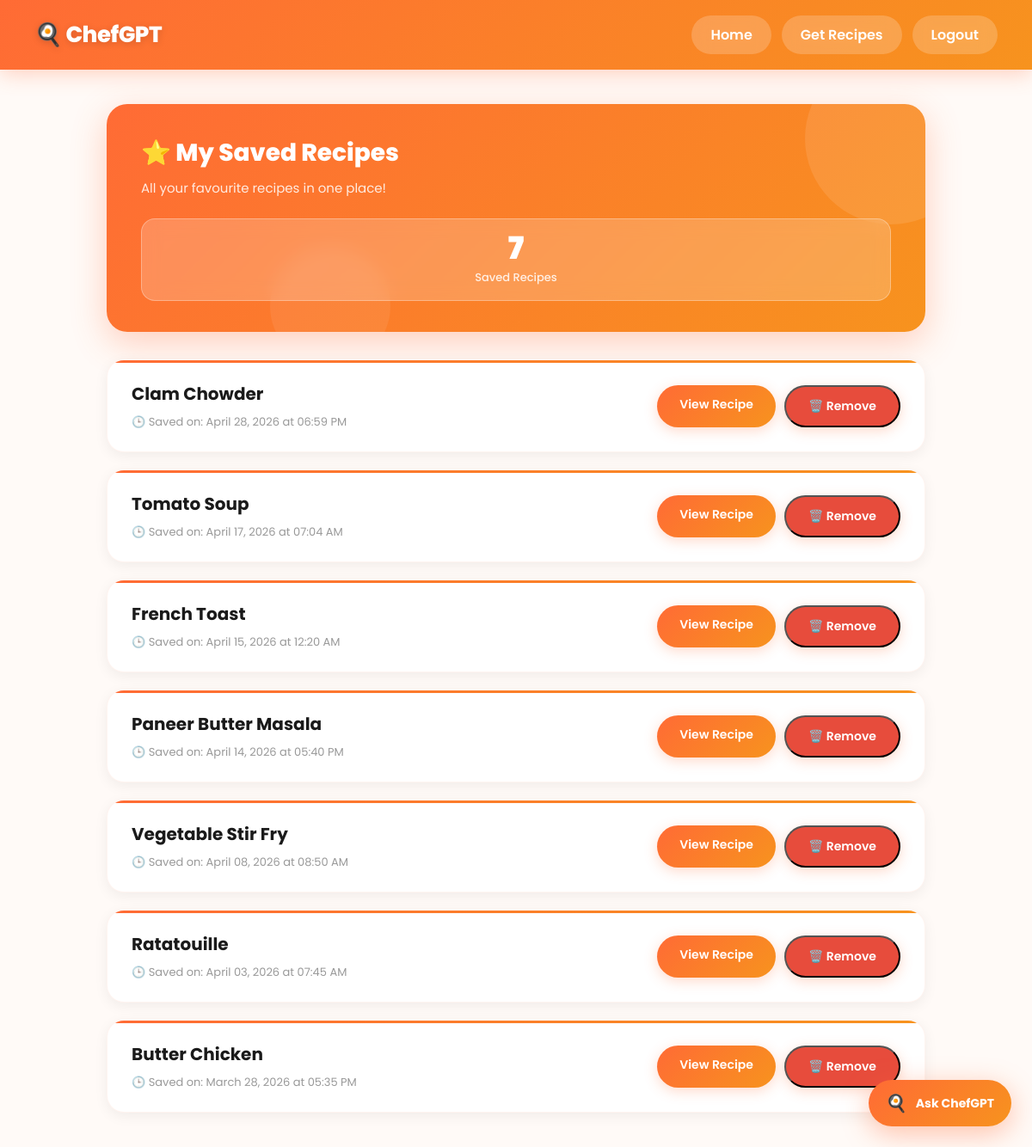
The page /saved-recipes (signed in) on the database its author committed.
### app.py (models this page shows)
class SavedRecipe(db.Model):
    __tablename__ = 'saved_recipes'
    id = db.Column(db.Integer, primary_key=True)
    user_id = db.Column(db.Integer, db.ForeignKey('user.id'), nullable=False)
    recipe_id = db.Column(db.Integer, nullable=False)
    recipe_name = db.Column(db.String(200), nullable=False)
    saved_at = db.Column(db.DateTime, default=datetime.utcnow)
    user = db.relationship('User', backref='saved_recipes')

### app.py (the view)
@app.route("/saved-recipes")
@login_required
def saved_recipes():
    saved = SavedRecipe.query.filter_by(user_id=current_user.id)\
        .order_by(SavedRecipe.saved_at.desc()).all()
    return render_template("saved_recipes.html", recipes=saved)

### app.py (called while the page is built)
@login_manager.user_loader
def load_user(user_id):
    return User.query.get(int(user_id))

### templates/saved_recipes.html (shortened to what this page needs)
<!DOCTYPE html>
<html lang="en">
<head>
    <link rel="stylesheet" href="{{ url_for('static', filename='css/history.css') }}">
</head>
<body>
    <div class="navbar">
        <h1>🍳 ChefGPT</h1>
        <div class="nav-links">
            <a href="{{ url_for('dashboard') }}">Home</a>
            <a href="{{ url_for('recommend_page') }}">Get Recipes</a>
            <a href="{{ url_for('logout') }}">Logout</a>
        </div>
    </div>
    <div class="container">
        <div class="page-header">
            <h2>⭐ My Saved Recipes</h2>
            <p>All your favourite recipes in one place!</p>
            <div class="stats">
                <div class="stat-card">
                    <div class="stat-number">{{ recipes|length }}</div>
                    <div class="stat-label">Saved Recipes</div>
                </div>
            </div>
        </div>
        {% if recipes|length == 0 %}
            <div class="empty-state">
                <h3>💾 No Saved Recipes Yet</h3>
                <p>Browse recipes and hit Save to bookmark your favourites!</p>
                <a href="{{ url_for('dashboard') }}">Browse Recipes</a>
            </div>
        {% else %}
            {% for saved in recipes %}
                 <div class="recipe-card">
        <div class="recipe-info">
            <h3>{{ saved.recipe_name }}</h3>
            <div class="cooked-date">
                🕒 Saved on: {{ saved.saved_at.strftime('%B %d, %Y at %I:%M %p') }}
            </div>
        </div>
        <div style="display:flex; gap:10px;">
            <a href="{{ url_for('recipe_detail', recipe_id=saved.recipe_id) }}" class="view-btn">
                View Recipe
            </a>
            <button class="view-btn" style="background:#e74c3c;" onclick="unsave({{ saved.recipe_id }}, this)">
                🗑️ Remove
            </button>
        </div>
    </div>
            {% endfor %}
        {% endif %}
    </div>
{% include 'partials/floating_chat.html' %}
</body>
</html>

### static/css/history.css (style rules this page uses)
*, *::before, *::after { margin: 0; padding: 0; box-sizing: border-box; font-family: 'Poppins', sans-serif; }
body { background: #FFFAF7; min-height: 100vh; color: #1A1A1A; }
.navbar { background: linear-gradient(135deg, #FF6B35 0%, #F7931E 100%); padding: 18px 40px; color: white; display: flex; justify-content: space-between; align-items: center; box-shadow: 0 4px 24px rgba(255, 107, 53, 0.3); position: sticky; top: 0; z-index: 100; }
.navbar h1 { font-size: 26px; font-weight: 800; letter-spacing: -0.5px; text-shadow: 0 2px 8px rgba(0,0,0,0.15); }
.nav-links { display: flex; gap: 12px; }
.navbar a { color: white; text-decoration: none; padding: 10px 22px; background: rgba(255,255,255,0.2); border-radius: 25px; transition: all 0.3s ease; font-weight: 600; backdrop-filter: blur(10px); }
.container { max-width: 1000px; margin: 40px auto; padding: 0 24px; }
.page-header { background: linear-gradient(135deg, #FF6B35 0%, #F7931E 100%); padding: 36px 40px; border-radius: 24px; margin-bottom: 32px; position: relative; overflow: hidden; box-shadow: 0 12px 40px rgba(255, 107, 53, 0.3); }
.page-header::before { content: ''; position: absolute; top: -60px; right: -60px; width: 200px; height: 200px; background: rgba(255,255,255,0.1); border-radius: 50%; }
.page-header::after { content: ''; position: absolute; bottom: -40px; left: 20%; width: 140px; height: 140px; background: rgba(255,255,255,0.07); border-radius: 50%; }
.page-header h2 { color: white; font-size: 28px; font-weight: 800; margin-bottom: 8px; position: relative; z-index: 1; }
.page-header p { color: rgba(255,255,255,0.85); font-size: 15px; position: relative; z-index: 1; }
.stats { display: flex; gap: 16px; margin-top: 24px; position: relative; z-index: 1; }
.stat-card { background: rgba(255,255,255,0.2); backdrop-filter: blur(10px); border: 1px solid rgba(255,255,255,0.3); padding: 16px 24px; border-radius: 16px; flex: 1; text-align: center; transition: all 0.3s ease; }
.stat-number { font-size: 36px; font-weight: 900; color: white; line-height: 1; margin-bottom: 6px; }
.stat-label { color: rgba(255,255,255,0.85); font-size: 13px; font-weight: 500; }
.recipe-card { background: white; padding: 24px 28px; border-radius: 20px; box-shadow: 0 4px 16px rgba(0,0,0,0.06); margin-bottom: 20px; display: flex; justify-content: space-between; align-items: center; gap: 20px; transition: all 0.4s cubic-bezier(0.4, 0, 0.2, 1); border: 1px solid rgba(255, 107, 53, 0.07); position: relative; overflow: hidden; }
.recipe-card::before { content: ''; position: absolute; top: 0; left: 0; right: 0; height: 3px; background: linear-gradient(90deg, #FF6B35, #F7931E); }
.recipe-info h3 { color: #1A1A1A; font-size: 20px; font-weight: 700; margin-bottom: 8px; }
.cooked-date { color: #999; font-size: 13px; margin-top: 6px; font-weight: 400; }
.view-btn { padding: 12px 26px; background: linear-gradient(135deg, #FF6B35 0%, #F7931E 100%); color: white; text-decoration: none; border-radius: 25px; font-size: 14px; font-weight: 600; white-space: nowrap; transition: all 0.3s ease; box-shadow: 0 4px 15px rgba(255, 107, 53, 0.25); flex-shrink: 0; }

### rows shown on the page
SavedRecipe: recipe_name "Clam Chowder", saved_at "April 28, 2026 at 06:59 PM"
SavedRecipe: recipe_name "Tomato Soup", saved_at "April 17, 2026 at 07:04 AM"
SavedRecipe: recipe_name "French Toast", saved_at "April 15, 2026 at 12:20 AM"
SavedRecipe: recipe_name "Paneer Butter Masala", saved_at "April 14, 2026 at 05:40 PM"
SavedRecipe: recipe_name "Vegetable Stir Fry", saved_at "April 08, 2026 at 08:50 AM"
SavedRecipe: recipe_name "Ratatouille", saved_at "April 03, 2026 at 07:45 AM"
SavedRecipe: recipe_name "Butter Chicken", saved_at "March 28, 2026 at 05:35 PM"

### other values the page prints
{{ recipes|length }} "7"
